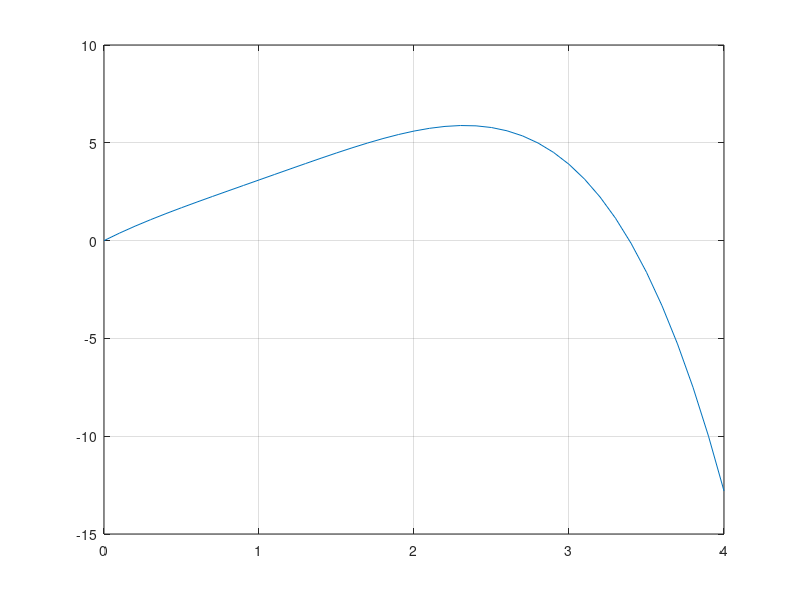

This chart was generated by the following MATLAB code:
clc;
clear;

%f = 4.*x-1.8.*x.^2+1.2.*x.^3-0.3.*x.^4

func = @(x) 4.*x-1.8.*x.^2+1.2.*x.^3-0.3.*x.^4;
r = 0:0.1:4;
plot(r,func(r));
grid on;
%Maximum seems to be around x = 2.3
a=2;
b=4;
Es = 0.01;
Ea = 100;
while(Ea>Es)
    gr = 1.618;
    d = (gr-1)*(b-a);
    X1 = b-d;
    X2 = a+d;
    if(func(X1)>func(X2))
        Xopt = X2;
        b = X2;
        d = (gr-1)*(b-a);
        X2 = a+d;
    else 
        Xopt = X1;
        a = X1;
        d = (gr-1)*(b-a);
        X1 = b-d;
    end
    Ea = abs((2-gr)*((b-a)/Xopt));
end
 disp(Xopt);